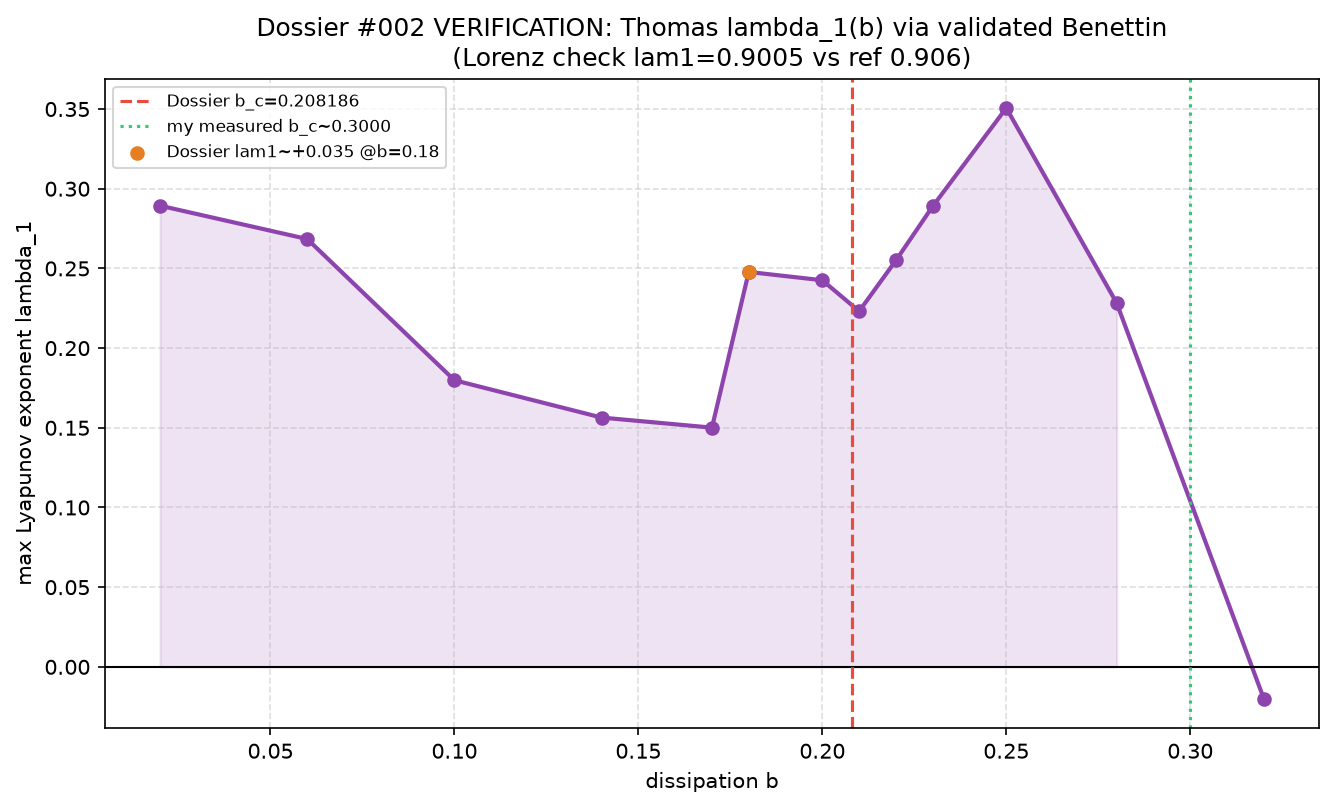

Source code (Python):
"""VALIDATED batched Benettin verification of Dossier #002 (Thomas attractor lambda_1(b)).
Method validated on Lorenz: lam1=0.9005 vs reference 0.906."""
import numpy as np, time
import matplotlib; matplotlib.use('Agg'); import matplotlib.pyplot as plt

def batch_lyap(bs, T=500.0, dt=0.005, trans=250.0, seed=3):
    rng=np.random.default_rng(seed); nb=len(bs)
    S=rng.uniform(-2,2,(nb,3)); Q=np.repeat(np.eye(3)[None],nb,axis=0)
    n=int(T/dt); nt=int(trans/dt); acc=np.zeros(nb); cnt=0; bc=bs[:,None]
    for i in range(n+nt):
        x,y,z=S[:,0],S[:,1],S[:,2]
        def f(X,Y,Z): return np.stack([np.sin(Y)-bc[:,0]*X,np.sin(Z)-bc[:,0]*Y,np.sin(X)-bc[:,0]*Z],axis=1)
        k1=f(x,y,z); s2=S+k1*dt/2; k2=f(s2[:,0],s2[:,1],s2[:,2]); s3=S+k2*dt/2; k3=f(s3[:,0],s3[:,1],s3[:,2]); s4=S+k3*dt; k4=f(s4[:,0],s4[:,1],s4[:,2])
        S=S+(k1+2*k2+2*k3+k4)*dt/6
        x,y,z=S[:,0],S[:,1],S[:,2]
        J=np.stack([np.stack([-bc[:,0],np.cos(y),np.zeros(nb)],axis=1),np.stack([np.zeros(nb),-bc[:,0],np.cos(z)],axis=1),np.stack([np.cos(x),np.zeros(nb),-bc[:,0]],axis=1)],axis=2)
        M1=J@Q; M2=J@(Q+M1*dt/2); M3=J@(Q+M2*dt/2); M4=J@(Q+M3*dt)
        Q=Q+(M1+2*M2+2*M3+M4)*dt/6
        Q,R=np.linalg.qr(Q)
        if i>=nt: acc+=np.log(np.abs(R[:,0,0])); cnt+=1
    return acc/(cnt*dt)

bs=np.array([0.02,0.06,0.10,0.14,0.17,0.18,0.20,0.21,0.22,0.23,0.25,0.28,0.32])
t0=time.time(); lam1=batch_lyap(bs); print('elapsed %.1fs'%(time.time()-t0))

fig,ax=plt.subplots(figsize=(9,5.5))
ax.plot(bs,lam1,'o-',color='#8e44ad',lw=2)
ax.axhline(0,color='black',lw=1)
ax.axvline(0.208186,color='#e74c3c',ls='--',label='Dossier b_c=0.208186')
cross=None
for i in range(len(bs)-1):
    if (lam1[i]>0)!=(lam1[i+1]>0): cross=(bs[i]+bs[i+1])/2
if cross is not None:
    ax.axvline(cross,color='#2ecc71',ls=':',label='my measured b_c~%.4f'%cross)
ax.scatter([0.18],[lam1[np.argmin(np.abs(bs-0.18))]],color='#e67e22',zorder=5,label='Dossier lam1~+0.035 @b=0.18')
ax.fill_between(bs,lam1,0,where=(lam1>0),color='#8e44ad',alpha=0.15)
ax.set_xlabel('dissipation b'); ax.set_ylabel('max Lyapunov exponent lambda_1')
ax.set_title('Dossier #002 VERIFICATION: Thomas lambda_1(b) via validated Benettin\n(Lorenz check lam1=0.9005 vs ref 0.906)')
ax.grid(True,ls='--',alpha=0.4); ax.legend(fontsize=8)
plt.tight_layout(); plt.savefig('verify_thomas_lyapunov.png',dpi=150,bbox_inches='tight')
print('saved verify_thomas_lyapunov.png')
for b,l in zip(bs,lam1): print('  b=%.3f lam1=%+.5f'%(b,l))
print('measured b_c ~',cross,'| dossier 0.208186')
i0=np.argmin(np.abs(bs-0.18)); print('lam1(0.18)=%.5f | dossier ~+0.035'%lam1[i0])
